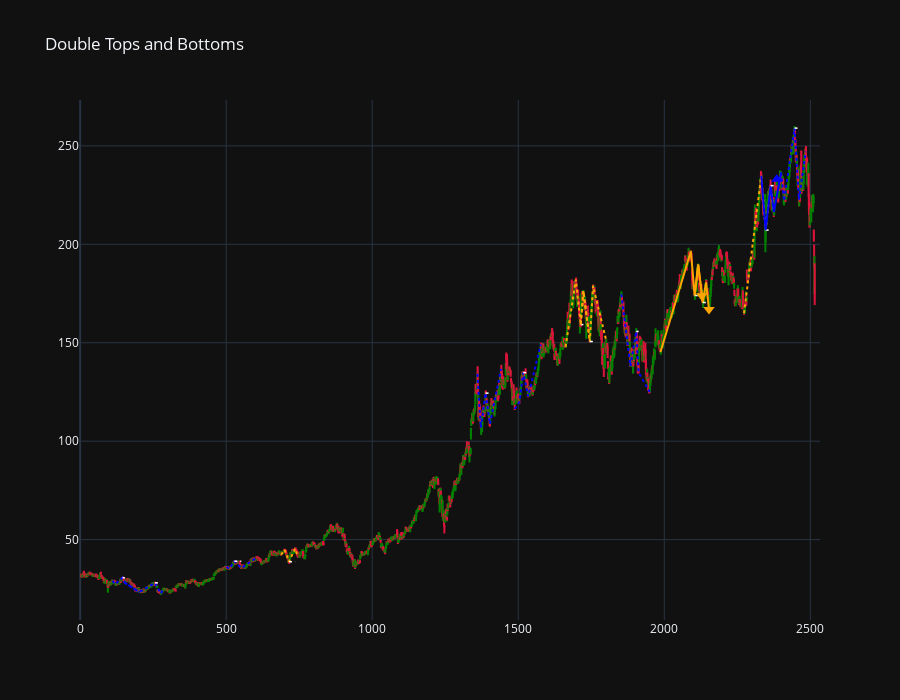

This figure's notebook cell:
### Markdown cell above
# MULTIPLE TOPS BOTTOMS

### Code cell
df = pd.read_csv("aapl.csv")
df['Date'] = pd.to_datetime(df['Date'], format="mixed")

plot_multiple_top_bottom_patterns(df)

### Figure 1 — Plotly figure (JSON) as saved in the notebook; plotly's stock layout.template omitted (floating-point values rounded to 4 significant figures; data arrays with more than 128 entries replaced by an {"elided": "..."} marker saying what was removed)
{"data": [{"close": {"elided": "2516 float values"}, "decreasing": {"line": {"color": "crimson"}}, "high": {"elided": "2516 float values"}, "increasing": {"line": {"color": "green"}}, "low": {"elided": "2516 float values"}, "name": "Candlestick", "open": {"elided": "2516 float values"}, "type": "candlestick", "x": {"elided": "2516 int values"}}, {"line": {"color": "orange", "dash": "dot", "width": 2}, "mode": "lines", "showlegend": false, "type": "scatter", "x": [688, 700, 715, 736, 745], "y": [42.31, 44.81, 38.79, 45.43, 41.23]}, {"line": {"color": "white", "dash": "dot", "width": 1.5}, "mode": "lines", "showlegend": false, "type": "scatter", "x": [715, 736], "y": [38.79, 38.79]}, {"line": {"color": "orange", "dash": "dot", "width": 2}, "mode": "lines", "showlegend": false, "type": "scatter", "x": [1662, 1697, 1714, 1723, 1745], "y": [147.9, 182.0, 159.2, 176.3, 150.6]}, {"line": {"color": "white", "dash": "dot", "width": 1.5}, "mode": "lines", "showlegend": false, "type": "scatter", "x": [1714, 1723], "y": [159.2, 159.2]}, {"line": {"color": "orange", "dash": "dot", "width": 2}, "mode": "lines", "showlegend": false, "type": "scatter", "x": [1714, 1723, 1745, 1756, 1801], "y": [159.2, 176.3, 150.6, 179.0, 151.2]}, {"line": {"color": "white", "dash": "dot", "width": 1.5}, "mode": "lines", "showlegend": false, "type": "scatter", "x": [1745, 1756], "y": [150.6, 150.6]}, {"line": {"color": "orange", "dash": "solid", "width": 2}, "mode": "lines", "showlegend": false, "type": "scatter", "x": [1987, 2091, 2104, 2116, 2132], "y": [145.3, 196.4, 174, 189.7, 170.4]}, {"line": {"color": "white", "dash": "dot", "width": 1.5}, "mode": "lines", "showlegend": false, "type": "scatter", "x": [2104, 2116], "y": [174, 174]}, {"marker": {"color": "orange", "size": 10, "symbol": "triangle-down"}, "mode": "markers", "showlegend": false, "type": "scatter", "x": [2128], "y": [173.9]}, {"line": {"color": "orange", "dash": "solid", "width": 2}, "mode": "lines", "showlegend": false, "type": "scatter", "x": [2104, 2116, 2132, 2143, 2153], "y": [174, 189.7, 170.4, 180.7, 166.9]}, {"line": {"color": "white", "dash": "dot", "width": 1.5}, "mode": "lines", "showlegend": false, "type": "scatter", "x": [2132, 2143], "y": [170.4, 170.4]}, {"marker": {"color": "orange", "size": 10, "symbol": "triangle-down"}, "mode": "markers", "showlegend": false, "type": "scatter", "x": [2153], "y": [166.9]}, {"line": {"color": "orange", "dash": "dot", "width": 2}, "mode": "lines", "showlegend": false, "type": "scatter", "x": [2273, 2332, 2347, 2364, 2375], "y": [165, 234.8, 207.2, 229.8, 216.3]}, {"line": {"color": "white", "dash": "dot", "width": 1.5}, "mode": "lines", "showlegend": false, "type": "scatter", "x": [2347, 2364], "y": [207.2, 207.2]}, {"line": {"color": "blue", "dash": "dot", "width": 2}, "mode": "lines", "showlegend": false, "type": "scatter", "x": [111, 120, 145, 153, 202], "y": [29.1, 27.27, 30.64, 28.09, 23.36]}, {"line": {"color": "white", "dash": "dot", "width": 1.5}, "mode": "lines", "showlegend": false, "type": "scatter", "x": [145, 153], "y": [30.64, 30.64]}, {"line": {"color": "blue", "dash": "dot", "width": 2}, "mode": "lines", "showlegend": false, "type": "scatter", "x": [153, 202, 256, 276, 286], "y": [28.09, 23.36, 28.02, 22.59, 25.1]}, {"line": {"color": "white", "dash": "dot", "width": 1.5}, "mode": "lines", "showlegend": false, "type": "scatter", "x": [256, 276], "y": [28.02, 28.02]}, {"line": {"color": "blue", "dash": "dot", "width": 2}, "mode": "lines", "showlegend": false, "type": "scatter", "x": [501, 511, 528, 552, 606], "y": [36.19, 35.17, 39.02, 35.57, 41.01]}, {"line": {"color": "white", "dash": "dot", "width": 1.5}, "mode": "lines", "showlegend": false, "type": "scatter", "x": [528, 552], "y": [39.02, 39.02]}, {"line": {"color": "blue", "dash": "dot", "width": 2}, "mode": "lines", "showlegend": false, "type": "scatter", "x": [1360, 1372, 1388, 1403, 1441], "y": [134.2, 106.8, 124.4, 108.8, 136.7]}, {"line": {"color": "white", "dash": "dot", "width": 1.5}, "mode": "lines", "showlegend": false, "type": "scatter", "x": [1388, 1403], "y": [124.4, 124.4]}, {"line": {"color": "blue", "dash": "dot", "width": 2}, "mode": "lines", "showlegend": false, "type": "scatter", "x": [1488, 1504, 1517, 1534, 1577], "y": [116.4, 119.9, 134.8, 122.8, 149.2]}, {"line": {"color": "white", "dash": "dot", "width": 1.5}, "mode": "lines", "showlegend": false, "type": "scatter", "x": [1517, 1534], "y": [134.8, 134.8]}, {"line": {"color": "blue", "dash": "dot", "width": 2}, "mode": "lines", "showlegend": false, "type": "scatter", "x": [1853, 1884, 1904, 1912, 1950], "y": [174.6, 138.2, 155.7, 134.9, 125.0]}, {"line": {"color": "white", "dash": "dot", "width": 1.5}, "mode": "lines", "showlegend": false, "type": "scatter", "x": [1904, 1912], "y": [155.7, 155.7]}, {"line": {"color": "blue", "dash": "solid", "width": 2}, "mode": "lines", "showlegend": false, "type": "scatter", "x": [2332, 2347, 2364, 2375, 2400], "y": [234.8, 207.2, 229.8, 216.3, 236.5]}, {"line": {"color": "white", "dash": "dot", "width": 1.5}, "mode": "lines", "showlegend": false, "type": "scatter", "x": [2364, 2375], "y": [229.8, 229.8]}, {"marker": {"color": "blue", "size": 10, "symbol": "triangle-up"}, "mode": "markers", "showlegend": false, "type": "scatter", "x": [2385], "y": [233]}, {"line": {"color": "blue", "dash": "dot", "width": 2}, "mode": "lines", "showlegend": false, "type": "scatter", "x": [2400, 2410, 2446, 2461, 2484], "y": [236.5, 222.0, 259.0, 222.6, 247.1]}, {"line": {"color": "white", "dash": "dot", "width": 1.5}, "mode": "lines", "showlegend": false, "type": "scatter", "x": [2446, 2461], "y": [259.0, 259.0]}], "layout": {"height": 700, "hovermode": "x unified", "showlegend": false, "title": {"text": "Double Tops and Bottoms"}, "xaxis": {"rangeslider": {"visible": false}}}}
